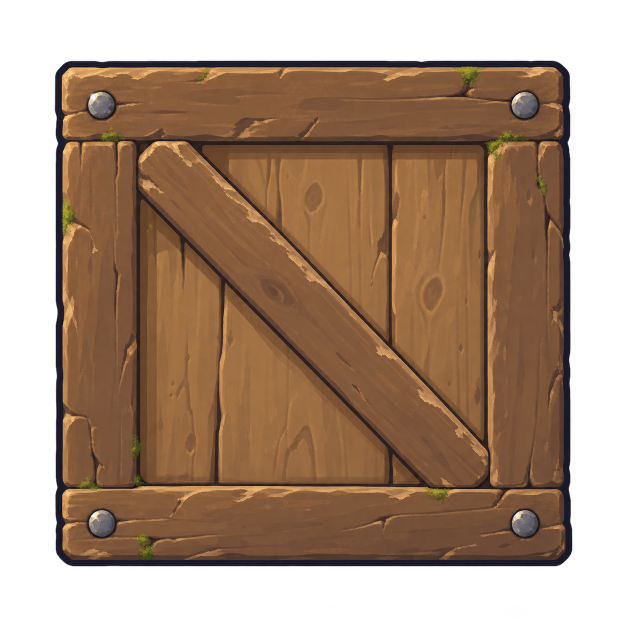
#> input picture assets/props/v2/source/p01_crate.png, 1254 x 1254 px (shown at 1/2 size)
$ python make_props.py
#> lines starting #> are read from the running program, lines starting #| are printed output that depends on the picture
"""Игровые спрайты механизмов v2 из картинок генератора (задание docs/12).

Запуск (нужен Python 3 с Pillow):
    python tools/make_props.py

Исходники — assets/props/v2/source/ (не меняются), результат — assets/props/v2/ под именами,
которые ждёт игра (src/game/art.gd: v2 заменяет v1 по одному спрайту).
Масштаб как у v1: 1 тайл = 64 px игры = 256 px текстуры (4 px текстуры на 1 px игры).

Каждый спрайт — кусок исходника (рамка в px исходника), уменьшенный в `scale` раз
(px текстуры на px исходника) и положенный на холст так, что точка привязки исходника
попадает в точку привязки холста. Для кусков длинных предметов (торец и повторяющаяся
середина) холст — ровно уменьшенный кусок. Места разреза выбраны по рисунку: середина
моста — от оси одной железной скобы до оси следующей, шипов и зубьев пресса — от впадины
до впадины через два зуба, так что при повторе стыка не видно.
Уменьшение — в премультиплицированном цвете (без тёмной каймы по краю прозрачности).
"""

import os

from PIL import Image

ROOT = os.path.join(os.path.dirname(__file__), "..")
SRC = os.path.join(ROOT, "assets", "props", "v2", "source")
OUT = os.path.join(ROOT, "assets", "props", "v2")


def piece(name, file, box, scale, canvas=None, anchor_src=None, anchor_canvas=(0, 0)):
    """Запись таблицы: canvas None — холст по размеру куска; anchor_src None — левый верх куска."""
    return name, file, box, scale, canvas, anchor_src, anchor_canvas


def fit(name, file, box, canvas, margin=3):
    """Цельный предмет: вписать рамку в холст с запасом, по центру, низом на запас от низа."""
    w, h = box[2] - box[0], box[3] - box[1]
    scale = min((canvas[0] - 2 * margin) / w, (canvas[1] - 2 * margin) / h)
    bottom_center = ((box[0] + box[2]) / 2.0, box[3])
    return piece(name, file, box, scale, canvas, bottom_center, (canvas[0] / 2.0, canvas[1] - margin))


# --- Двери, мосты, балки -------------------------------------------------------------------
DOOR_S = 254 / 419           # створка 419 px исходника → 254 px текстуры (1 тайл с контуром)
BRIDGE_S = 128 / 150         # настил толщиной 150 px → полтайла
BEAM_S = 64 / 74             # брус толщиной 74 px → четверть тайла
# Плиты: высота плиты с крышкой 103 px → 80 px текстуры (20 px игры, низ утоплен на 4 px).
PLATE_S = 80 / 103
PLATE_STATES = {  # имя → левый край состояния; низ у всех — строка 406
    "plate_off": 47, "plate_on": 571, "latch_off": 1098, "latch_on": 1625}
SPIKES_S = 144 / 259         # шипы 259 px → 36 px игры
TEETH_S = 104 / 206          # зубья пресса 206 px → 26 px игры
RAIL_S = 40 / 67             # рельс пилы 67 px → 10 px игры

SPRITES = [
    fit("crate", "p01_crate.png", (109, 121, 1145, 1133), (256, 256)),
    fit("crate_heavy", "p02_crate_heavy.png", (144, 176, 1110, 1079), (256, 256)),
    # Дверь: торец — верх створки с верхней полосой; середина — тайл вокруг средней полосы.
    piece("door_end", "p03_door.png", (234, 106, 653, 345), DOOR_S, (256, 145), (234, 106), (1, 0)),
    piece("door_mid", "p03_door.png", (234, 678, 653, 1100), DOOR_S, (256, 256), (234, 678), (1, 0)),
    piece("bridge_end", "p04_bridge.png", (34, 285, 300, 435), BRIDGE_S),
    piece("bridge_mid", "p04_bridge.png", (785, 285, 1386, 435), BRIDGE_S),
    piece("beam_end", "p05_beam.png", (60, 322, 250, 396), BEAM_S),
    piece("beam_mid", "p05_beam.png", (600, 322, 1500, 396), BEAM_S),
    piece("spikes_end", "p09_spikes.png", (54, 307, 273, 566), SPIKES_S),
    piece("spikes_mid", "p09_spikes.png", (273, 307, 553, 566), SPIKES_S),
    piece("press_teeth_end", "p16_press.png", (58, 266, 238, 472), TEETH_S),
    piece("press_teeth_mid", "p16_press.png", (238, 266, 573, 472), TEETH_S),
    piece("saw_rail_end", "p15_saw.png", (703, 561, 790, 628), RAIL_S),
    piece("saw_rail_mid", "p15_saw.png", (1000, 561, 1600, 628), RAIL_S),
    # Диск пилы: 540 px → 76 px игры (радиус 35 и зубья с контуром).
    fit("saw_blade", "p15_saw.png", (112, 104, 652, 634), (304, 304), 0),
    # Флажок 64 × 104 игры: древко — 12 px от левого края (каменная пятка шире древка), низ — пол.
    piece("flag_off", "p07_flags.png", (213, 61, 734, 968), 416 / 907, (256, 416), (313, 968), (48, 416)),
    piece("flag_on", "p07_flags.png", (837, 57, 1351, 968), 416 / 907, (256, 416), (937, 968), (48, 416)),
    # Козлы качелей: одна рамка на оба состояния, ось — (679, 180) и (1492, 180).
    piece("seesaw_base", "p08_seesaw.png", (323, 66, 1036, 662), 384 / 713, (384, 321), (679.5, 180), (192, 61)),
    piece("seesaw_base_locked", "p08_seesaw.png", (1136, 66, 1849, 662), 384 / 713, (384, 321), (1492.5, 180), (192, 61)),
    # Призрак ≈ 90 px игры; привязка — середина головы.
    piece("ghost_chase", "p10_ghost.png", (72, 184, 661, 634), 0.6, (448, 288), (425, 400), (224, 144)),
    piece("ghost_shy", "p10_ghost.png", (750, 180, 1295, 637), 0.6, (448, 288), (1075, 400), (224, 144)),
    piece("ghost_calm", "p10_ghost.png", (1422, 178, 1941, 635), 0.6, (448, 288), (1720, 400), (224, 144)),
    # Крюк: привязка — середина зева, за который хватаются.
    piece("hook", "p11_hook.png", (184, 352, 886, 1275), 0.195, (160, 192), (505, 1080), (80, 140)),
    # Ключ — по центру; замок: оба состояния по левому краю и низу (низ — 24 px игры под точкой).
    piece("key", "p12_key_lock.png", (75, 404, 720, 718), 0.25, (176, 96), (397, 561), (88, 48)),
    piece("lock_closed", "p12_key_lock.png", (781, 263, 1195, 718), 0.387, (184, 224), (781, 718), (8, 216)),
    piece("lock_open", "p12_key_lock.png", (1288, 168, 1742, 719), 0.387, (184, 224), (1288, 719), (8, 216)),
    # Рычаг: оба состояния по середине и низу каменного основания.
    piece("lever_off", "p13_lever.png", (46, 215, 559, 593), 0.3, (320, 128), (394, 593), (160, 124)),
    piece("lever_on", "p13_lever.png", (669, 209, 1168, 593), 0.3, (320, 128), (826, 593), (160, 124)),
    # Подъёмник: колесо блока (центр 967, 479) и подвес площадки.
    piece("lift_wheel", "p14_lift.png", (722, 234, 1213, 725), 0.26, (128, 128), (967, 479), (64, 64)),
    piece("lift_hanger", "p14_lift.png", (1373, 374, 1668, 719), 0.26, (80, 96), (1520, 719), (40, 92)),
    # Ворота финиша P17 (задание 15): 104 × 144 игры, дверь чуть выше игрока; закрыты / открыты.
    fit("finish_closed", "p17_finish.png", (207, 166, 707, 868), (416, 576)),
    fit("finish_open", "p17_finish.png", (800, 166, 1295, 868), (416, 576)),
    # Табличка-подсказка P19: 66 × 104 игры; середина доски — 71 px над полом.
    fit("hint_sign", "p19_hint_sign.png", (209, 335, 794, 1251), (264, 416)),
    # Батут P20 со скатами: ширина 170 игры, низ — строка 504; свободный и сжатый.
    piece("spring_pad", "p20_spring_pad.png", (49, 373, 1039, 504), 0.68, (680, 96), (544, 504), (340, 93)),
    piece("spring_pad_down", "p20_spring_pad.png", (1130, 418, 2124, 504), 0.68, (680, 96), (1627, 504), (340, 93)),
    # Обвал P18: полоса камней с шипами вправо, концы оформлены; игра кладёт копии одну под другой,
    # каждую вторую — отражённой по вертикали (стык к стыку без шва). Кончики шипов — правый край.
    piece("rockfall", "p18_rockfall.png", (190, 79, 603, 1903), 0.5),
]
# --- Мир 2 «Мастерские»: листы-модели задания 11 (docs/референсы), фон вырезан по цвету в
# assets/props/v2/source/w2. Рамки и масштабы подобраны по рисунку; размеры в игре — в комментариях.
SPRITES += [
]

# --- Мир 2, задание 17: спрайты механизмов вместо вырезок из листов (масштаб 1 — как в исходнике;
# в игре рисуются по размеру механизма).
SPRITES += [
    # P21: лента — торец с барабаном и скобой, середина — период планок (174 px), высота 122 → 24 игры.
    piece("w2_belt_end", "p21_conveyor.png", (27, 346, 258, 468), 1.0),
    piece("w2_belt_mid", "p21_conveyor.png", (402, 346, 576, 468), 1.0),
    # P26: провод — период от середины до середины между изоляторами (изолятор в центре), ось
    # провода — строка 398; коробка развилки (стрелка влево / вправо), клемма, кол заземления.
    piece("w2_wire_mid", "p26_wires.png", (181, 352, 384, 444), 1.0),
    piece("w2_wire_box_left", "p26_wires.png", (1008, 221, 1302, 479), 1.0),
    piece("w2_wire_box_right", "p26_wires.png", (1340, 221, 1635, 479), 1.0),
    piece("w2_wire_end", "p26_wires.png", (1694, 350, 1890, 460), 1.0),
    piece("w2_wire_ground", "p26_wires.png", (1945, 352, 2117, 606), 1.0),
    # P27: бочонок (тело 390 px → 42 игры, 4 px текстуры на px игры), обычный и с горящим фитилём;
    # общий холст, низ тела — низ холста, середина тела — середина холста.
    piece("w2_keg", "p27_keg.png", (422, 280, 812, 758), 0.43, (180, 240), (617, 758), (90, 239)),
    piece("w2_keg_lit", "p27_keg.png", (963, 208, 1355, 758), 0.43, (180, 240), (1158, 758), (90, 239)),
    # P29: искра бежит вправо (пламя хвостом влево); середина огонька — (641, 402) исходника.
    piece("w2_spark", "p29_spark.png", (229, 221, 726, 569), 0.67),
    # P30: жук вправо — два шага и толчок; общий холст, низ лап — низ холста, середина — середина.
    piece("w2_beetle", "p30_beetle.png", (75, 186, 716, 544), 0.5, (340, 184), (395, 544), (170, 183)),
    piece("w2_beetle_2", "p30_beetle.png", (788, 186, 1391, 553), 0.5, (340, 184), (1089, 553), (170, 183)),
    piece("w2_beetle_push", "p30_beetle.png", (1439, 216, 2100, 550), 0.5, (340, 184), (1769, 550), (170, 183)),
    # P22: балка — торец с накладкой, середина — период заклёпок (217 px); ступица отдельно.
    piece("w2_beam_end", "p22_rotating_beam.png", (54, 294, 132, 429), 1.0),
    piece("w2_beam_mid", "p22_rotating_beam.png", (402, 294, 619, 429), 1.0),
    piece("w2_hub", "p22_rotating_beam.png", (1961, 271, 2141, 453), 1.0),
    # P23: настил — торец с верёвкой и гвоздём, середина — доска (100 px); треснувший целиком.
    piece("w2_plank_end", "p23_brittle_floor.png", (27, 343, 141, 411), 1.0),
    piece("w2_plank_mid", "p23_brittle_floor.png", (233, 343, 337, 411), 1.0),
    piece("w2_plank_cracked", "p23_brittle_floor.png", (616, 344, 1142, 425), 1.0),
    # P24: мехи — раскрытые и сжатые; общий холст по стойке (низ-лево), сопло раскрытых — (790, 400).
    piece("w2_bellows", "p24_bellows.png", (146, 112, 807, 856), 0.62, (420, 466), (146, 856), (2, 464)),
    piece("w2_bellows_blow", "p24_bellows.png", (957, 201, 1574, 855), 0.62, (420, 466), (957, 855), (2, 464)),
    # P25: рельс — торец с упором, середина — период накладок (177 px); тележка; тяга (стержень).
    piece("w2_rail_end", "p25_crane.png", (28, 460, 168, 587), 1.0),
    piece("w2_rail_mid", "p25_crane.png", (393, 460, 570, 587), 1.0),
    piece("w2_trolley", "p25_crane.png", (1213, 434, 1595, 607), 1.0),
    piece("w2_rod", "p25_crane.png", (1650, 362, 1690, 520), 1.0),
    # P31: ворота мастерских — как P17 (холст 416 × 576), закрыты / открыты.
    fit("finish_w2_closed", "p31_finish_workshop.png", (205, 150, 716, 857), (416, 576)),
    fit("finish_w2_open", "p31_finish_workshop.png", (810, 150, 1323, 857), (416, 576)),
    # P28: треснувшая стена (колонна целиком), пролёт-мост (торец и повторяемая середина), шесть обломков.
    piece("w2_wall", "p28_cracked.png", (82, 111, 299, 585), 1.0),
    piece("w2_slab_end", "p28_cracked.png", (348, 446, 438, 585), 1.0),
    piece("w2_slab_mid", "p28_cracked.png", (438, 446, 1102, 585), 1.0),
    piece("w2_chunk_1", "p28_cracked.png", (1375, 459, 1498, 585), 1.0),
    piece("w2_chunk_2", "p28_cracked.png", (1513, 509, 1610, 584), 1.0),
    piece("w2_chunk_3", "p28_cracked.png", (1629, 479, 1761, 584), 1.0),
    piece("w2_chunk_4", "p28_cracked.png", (1785, 486, 1888, 584), 1.0),
    piece("w2_chunk_5", "p28_cracked.png", (1910, 491, 1988, 572), 1.0),
    piece("w2_chunk_6", "p28_cracked.png", (2010, 509, 2106, 585), 1.0),
]

for name, left in PLATE_STATES.items():
    kind, state = name.split("_")
    # Торец — скос и начало крышки, середина — ровная крышка; холст 80 px высотой, низ — строка 406.
    SPRITES.append(piece(f"{kind}_end_{state}", "p06_plates.png", (left, 303, left + 110, 406), PLATE_S))
    SPRITES.append(piece(f"{kind}_mid_{state}", "p06_plates.png", (left + 150, 303, left + 350, 406), PLATE_S))


REFS = os.path.join(ROOT, "docs", "референсы")


def key_sheet(file: str) -> None:
    """Лист-модель мира 2+ (docs/референсы/…) без фона: фон ровный светлый — цвет углов;
    прозрачность растёт с отличием от него, цвет края очищается от примеси фона."""
    import numpy as np
    name = os.path.basename(file)
    folder = "enemies" if name.startswith("enemy_") else "mechanisms"
    a = np.asarray(Image.open(os.path.join(REFS, folder, name)).convert("RGB")).astype(np.float32)
    bg = np.median(np.array([a[5, 5], a[5, -5], a[-5, 5], a[-5, -5]]), axis=0)
    alpha = np.clip((np.abs(a - bg).sum(axis=2) - 14.0) / 26.0, 0.0, 1.0)[..., None]
    rgb = np.where(alpha > 0.01, (a - bg * (1.0 - alpha)) / np.maximum(alpha, 0.01), a)
    out = np.dstack([np.clip(rgb, 0, 255), alpha[..., 0] * 255]).astype(np.uint8)
    os.makedirs(os.path.join(SRC, "w2"), exist_ok=True)
    Image.fromarray(out, "RGBA").save(os.path.join(SRC, file))


def load(file: str) -> Image.Image:
#> called with file = 'p01_crate.png'
    if file.startswith("w2/") and not os.path.exists(os.path.join(SRC, file)):
        key_sheet(file)
    image = Image.open(os.path.join(SRC, file)).convert("RGBA")
#> image is the input picture: PIL image 1254x1254 RGBA; mean R, G, B, A 84.2, 58.4, 38.4, 166.7
    if file == "p07_flags.png":  # генератор дал сплошной пурпурный фон вместо прозрачности
        pixels = image.load()
        for y in range(image.height):
            for x in range(image.width):
                r, g, b, _ = pixels[x, y]
                if r > 200 and g < 90 and b > 200:
                    pixels[x, y] = (0, 0, 0, 0)
    return image


def main() -> None:
    cache = {}
    for name, file, box, scale, canvas, anchor_src, anchor_canvas in SPRITES:
        if file not in cache:
            if not os.path.exists(os.path.join(SRC, file)) and not file.startswith("w2/"):
                print("нет исходника", file)
                continue
            cache[file] = load(file)
        cut = cache[file].crop(box).convert("RGBa")  # премультиплицированный цвет
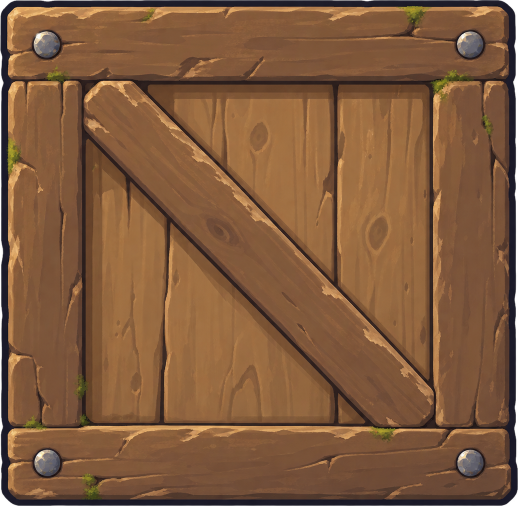
#> cut: PIL image 1036x1012 RGBa (shown at 1/2 size); mean R, G, B, A 124.8, 86.5, 56.8, 250; transparent parts drawn white
        size = (max(1, round(cut.width * scale)), max(1, round(cut.height * scale)))
#> size = (250, 244)
        cut = cut.resize(size, Image.LANCZOS).convert("RGBA")
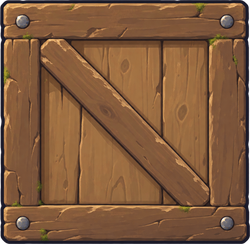
#> cut: PIL image 250x244 RGBA; mean R, G, B, A 125.8, 87.1, 57.1, 250.1; transparent parts drawn white
        if canvas is None:
            cut.save(os.path.join(OUT, name + ".png"))
            print("PROP", name, size)
            continue
        if anchor_src is None:
            anchor_src = box[:2]
        x = round(anchor_canvas[0] - (anchor_src[0] - box[0]) * scale)
        y = round(anchor_canvas[1] - (anchor_src[1] - box[1]) * scale)
        result = Image.new("RGBA", canvas, (0, 0, 0, 0))
#> result: PIL image 256x256 RGBA; every value is 0
        result.alpha_composite(cut, (max(0, x), max(0, y)), (max(0, -x), max(0, -y)))
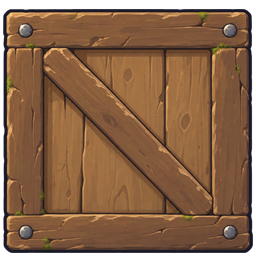
#> result: PIL image 256x256 RGBA; mean R, G, B, A 117.1, 81.1, 53.2, 232.8; transparent parts drawn white
        result.save(os.path.join(OUT, name + ".png"))
        print("PROP", name, size, "->", canvas, "at", (x, y))
#| PROP crate (250, 244) -> (256, 256) at (3, 9)


if __name__ == "__main__":
    main()
